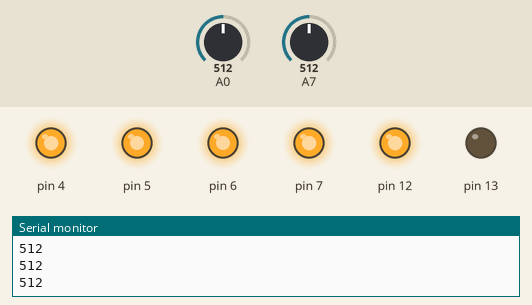
This sketch was run on a simulated Arduino Uno, built with avr-gcc and run on an emulated ATmega328P. Shown: output pins drawn as LEDs (lit = HIGH), the last lines printed to the serial monitor. The inputs (shaded band) are chosen by the test bench; at power-on: A0 = 512, A7 = 512.

Above: at 1.2 s.
1.3 s: A0 set to 1007
2.8 s: A0 set to 1020
At 3.3 s:
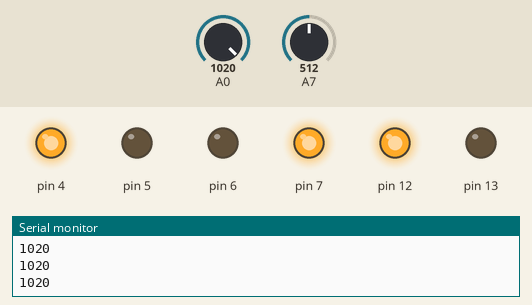
4.4 s: A7 set to 415
5.9 s: A7 set to 390
At 6.05 s:
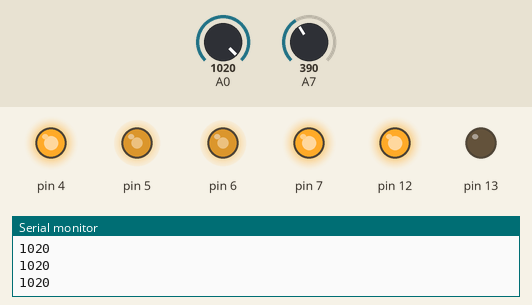
7.6 s: A7 set to 511
At 8.9 s:
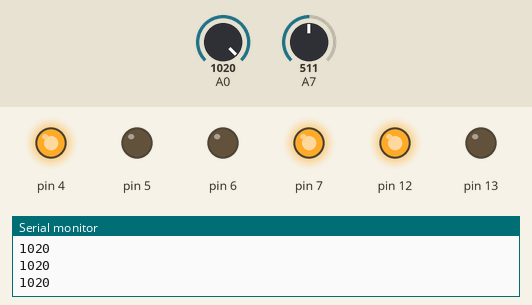
9.2 s: A7 set to 584
10.7 s: A7 set to 609
At 11.4 s:
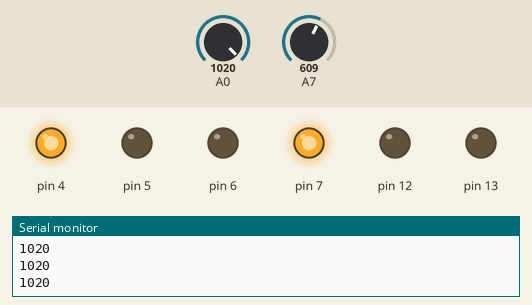
Timing chart, 0 to 13.3 s (numbered marks = the images above; inputs shaded):
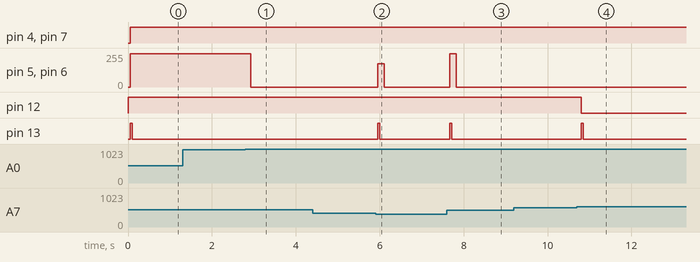

Measured:
- the behaviour switches between 1019 and 1020 on A0 (found by bisection; images 0 and 1)
- the behaviour switches between 400 and 399 on A7 (found by bisection; images 1 and 2)
- the behaviour switches between 599 and 600 on A7 (found by bisection; images 3 and 4)
- after the input at 2.8 s, pin 5, pin 6: 250/255 → 0/255 after 0.13 s
- after the input at 5.9 s, pin 5, pin 6: 0/255 → 175/255 after 0.05 s, → 0/255 0.15 s later; pin 13: LOW → HIGH after 0.05 s, → LOW 0.05 s later
- after the input at 7.6 s, pin 5, pin 6: 0/255 → 250/255 after 0.07 s, → 0/255 0.15 s later; pin 13: LOW → HIGH after 0.07 s, → LOW 0.05 s later
- after the input at 10.7 s, pin 12: HIGH → LOW after 0.10 s; pin 13: LOW → HIGH after 0.10 s, → LOW 0.05 s later

The sketch:

First.ino
```cpp
int adc_key_val[5] ={50, 200, 400, 600, 800 };
int NUM_KEYS = 5;
int adc_key_in;
int key=-1;
int oldkey=-1;
int moveSpeed = 0;
int currentLDR = 0;
int aboveCounter = 0;

void setup() {
  for(int i=4;i<=7;i++)
    pinMode(i, OUTPUT);
  // put your setup code here, to run once:
  pinMode(13, OUTPUT);
  Serial.begin(115200);
  pinMode(12, OUTPUT);
  digitalWrite(12,HIGH);
}

void loop() {
  // put your main code here, to run repeatedly:
  adc_key_in = analogRead(7);
  digitalWrite(13,LOW);
  key = get_key(adc_key_in);  //Call the button judging function.
  checkStop();

  if (key != oldkey){   // Get the button pressed
      delay(50);
      adc_key_in = analogRead(7);
      key = get_key(adc_key_in);
      if (key != oldkey){
        oldkey = key;
        if (key >=0){
          digitalWrite(13,HIGH);
          digitalWrite(12,HIGH);
          switch(key){          // Send messages accordingly.
             case 0:
                    stopIt();
                    moveSpeed = 0;
                    break;
             case 1:
                    moveSpeed = 100;
                    break;
             case 2:
                    moveSpeed = 175;
                    break;
             case 3:
                    moveSpeed = 250;
                    break;
             case 4:
                    digitalWrite(12,LOW);
                    moveSpeed = 0;
                    break;
          }// switch
        }// greater than 1
      }// if not old key
  }// if old key

  advance(moveSpeed);
  delay(50);
}

void checkStop(){

  currentLDR = analogRead(A0);

  Serial.println(currentLDR);
  if(moveSpeed!=0){

    if(currentLDR>=1020){
      aboveCounter++;
    }else if(aboveCounter>0){
      aboveCounter--;
    }

    if(aboveCounter>=3){
      aboveCounter=0;
      moveSpeed=0;
      stopIt();
    }

  }//if movespeed
}

void advance(char a){
  analogWrite (5,a);      //PWM Speed Control
  digitalWrite(4,HIGH);
  analogWrite (6,a);
  digitalWrite(7,HIGH);
}

void stopIt(){
  analogWrite(5,0);
  digitalWrite(4,LOW);
  analogWrite(6,0);
  digitalWrite(7,LOW);
}

// To know the pressed button.
int get_key(unsigned int input){
    int k;
    for (k = 0; k < NUM_KEYS; k++){
      if (input < adc_key_val[k]){     // Get the button pressed
            return k;
      }
   }
   if (k >= NUM_KEYS)k = -1;  // No button is pressed.
   return k;
}
```
